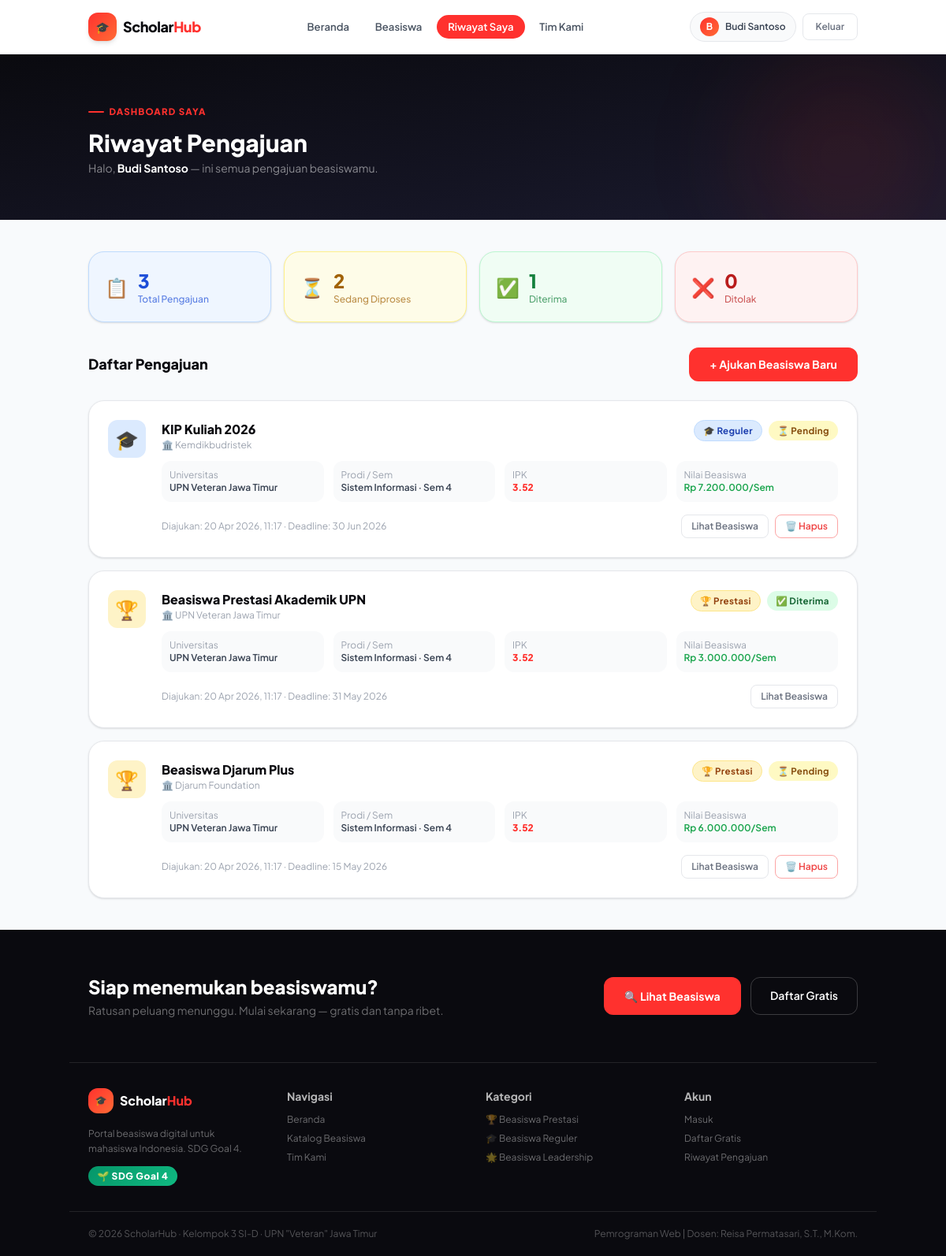
Page /riwayat.php (signed in) on the committed database.
### tables this page shows
CREATE TABLE pengajuan (
    id          INT AUTO_INCREMENT PRIMARY KEY,
    user_id     INT            NOT NULL,
    beasiswa_id INT            NOT NULL,
    universitas VARCHAR(200)   NOT NULL,
    prodi       VARCHAR(150)   NOT NULL,
    semester    TINYINT        NOT NULL,
    ipk         DECIMAL(3, 2)  NOT NULL,
    ukt         BIGINT         NOT NULL DEFAULT 0,
    motivasi    TEXT,
    status      ENUM('Pending','Diterima','Ditolak') DEFAULT 'Pending',
    catatan_admin TEXT         DEFAULT NULL,
    created_at  TIMESTAMP DEFAULT CURRENT_TIMESTAMP,
    updated_at  TIMESTAMP DEFAULT CURRENT_TIMESTAMP ON UPDATE CURRENT_TIMESTAMP,
    FOREIGN KEY (user_id)     REFERENCES users(id)    ON DELETE CASCADE,
    FOREIGN KEY (beasiswa_id) REFERENCES beasiswa(id) ON DELETE CASCADE,
    UNIQUE KEY unik_pengajuan (user_id, beasiswa_id)
);

CREATE TABLE beasiswa (
    id            INT AUTO_INCREMENT PRIMARY KEY,
    nama_beasiswa VARCHAR(200)                              NOT NULL,
    pengelola     VARCHAR(150)                              NOT NULL,
    tipe          ENUM('Prestasi','Reguler','Leadership')  NOT NULL,
    deskripsi     TEXT,
    syarat        TEXT,
    kuota         INT           DEFAULT 50,
    nilai_beasiswa BIGINT       DEFAULT 0,
    deadline      DATE,
    is_active     TINYINT(1)    DEFAULT 1,
    created_at    TIMESTAMP DEFAULT CURRENT_TIMESTAMP
);

### riwayat.php (the view, shortened to what this page needs)
<?php
require_once 'conf.php';
$uid = (int)$_SESSION['user_id'];
$riwayat = mysqli_fetch_all(mysqli_query($conn, "
    SELECT p.*, b.nama_beasiswa, b.pengelola, b.tipe, b.nilai_beasiswa, b.deadline
    FROM pengajuan p
    JOIN beasiswa b ON p.beasiswa_id = b.id
    WHERE p.user_id = $uid
    ORDER BY p.created_at DESC
"), MYSQLI_ASSOC);
$stats = [
    'Pending'  => 0,
    'Diterima' => 0,
    'Ditolak'  => 0,
];
foreach ($riwayat as $r) $stats[$r['status']] = ($stats[$r['status']] ?? 0) + 1;
$tipe_icons = ['Prestasi'=>'🏆','Reguler'=>'🎓','Leadership'=>'🌟'];
?>
<!DOCTYPE html>
<html lang="id">
<head>
  <script src="https://cdn.tailwindcss.com"></script>
  <link rel="stylesheet" href="assets/style.css">
</head>
<body class="bg-[#F8FAFC] min-h-screen flex flex-col">
<?php include 'includes/navbar.php'; ?>
<section class="bg-gradient-to-br from-[#0A0A0F] to-[#1A1A2E] py-14 relative overflow-hidden">
  <div class="absolute top-0 right-0 w-64 h-64 bg-[#FF312E]/10 rounded-full blur-3xl pointer-events-none"></div>
  <div class="container relative z-10">
    <p class="section-label text-[#FF312E]">Dashboard Saya</p>
    <h1 class="text-3xl font-black text-white mb-1">Riwayat Pengajuan</h1>
    <p class="text-white/50 text-sm">Halo, <strong class="text-white"><?= $user_nama ?></strong> — ini semua pengajuan beasiswamu.</p>
  </div>
</section>
<main class="container py-10 flex-1">
  <div class="grid grid-cols-2 md:grid-cols-4 gap-4 mb-8">
    <?php
    $sCards = [
      ['📋', count($riwayat),        'Total Pengajuan',   'bg-blue-50 text-blue-700 border-blue-200'],
      ['⏳', $stats['Pending'],       'Sedang Diproses',   'bg-yellow-50 text-yellow-700 border-yellow-200'],
      ['✅', $stats['Diterima'],      'Diterima',          'bg-green-50 text-green-700 border-green-200'],
      ['❌', $stats['Ditolak'],       'Ditolak',           'bg-red-50 text-red-700 border-red-200'],
    ];
    foreach ($sCards as [$ic, $val, $lbl, $cls]): ?>
    <div class="card p-5 <?= $cls ?> border flex items-center gap-3">
      <span class="text-2xl"><?= $ic ?></span>
      <div>
        <p class="text-2xl font-black"><?= $val ?></p>
        <p class="text-xs font-medium opacity-70"><?= $lbl ?></p>
      </div>
    </div>
    <?php endforeach; ?>
  </div>
  <div class="flex items-center justify-between mb-6">
    <h2 class="text-lg font-black text-[#0A0A0F]">Daftar Pengajuan</h2>
    <a href="catalog.php" class="btn-primary text-sm">+ Ajukan Beasiswa Baru</a>
  </div>
  <?php if (empty($riwayat)): ?>
  <div class="card p-16 text-center">
    <div class="text-6xl mb-4">📭</div>
    <h3 class="text-xl font-black text-gray-700 mb-2">Belum ada pengajuan</h3>
    <p class="text-gray-400 text-sm mb-6">Mulai jelajahi beasiswa dan ajukan lamaranmu!</p>
    <a href="catalog.php" class="btn-primary">Jelajahi Beasiswa</a>
  </div>
  <?php else: ?>
  <div class="space-y-4" id="riwayat-list">
    <?php foreach ($riwayat as $i => $p): ?>
    <div class="card p-6 fade-up-<?= ($i%4)+1 ?>" id="riwayat-item-<?= $p['id'] ?>">
      <div class="flex flex-col md:flex-row gap-5 items-start">
        <div class="w-12 h-12 rounded-xl tipe-icon-<?= strtolower($p['tipe']) ?> flex items-center justify-center text-2xl flex-shrink-0">
          <?= $tipe_icons[$p['tipe']] ?? '🎓' ?>
        </div>
        <div class="flex-1 min-w-0">
          <div class="flex items-start justify-between gap-4 mb-2 flex-wrap">
            <div>
              <h3 class="font-black text-[#0A0A0F] text-base"><?= htmlspecialchars($p['nama_beasiswa']) ?></h3>
              <p class="text-xs text-gray-400">🏛️ <?= htmlspecialchars($p['pengelola']) ?></p>
            </div>
            <div class="flex items-center gap-2 flex-wrap">
              <?= badge_tipe($p['tipe']) ?>
              <?= badge_status($p['status']) ?>
            </div>
          </div>
          <div class="grid grid-cols-2 md:grid-cols-4 gap-3 mt-3">
            <div class="bg-gray-50 rounded-xl p-2.5">
              <p class="text-xs text-gray-400">Universitas</p>
              <p class="text-xs font-semibold text-gray-700 line-clamp-1"><?= htmlspecialchars($p['universitas']) ?></p>
            </div>
            <div class="bg-gray-50 rounded-xl p-2.5">
              <p class="text-xs text-gray-400">Prodi / Sem</p>
              <p class="text-xs font-semibold text-gray-700"><?= htmlspecialchars($p['prodi']) ?> · Sem <?= $p['semester'] ?></p>
            </div>
            <div class="bg-gray-50 rounded-xl p-2.5">
              <p class="text-xs text-gray-400">IPK</p>
              <p class="text-xs font-black text-[#FF312E]"><?= number_format($p['ipk'], 2) ?></p>
            </div>
            <div class="bg-gray-50 rounded-xl p-2.5">
              <p class="text-xs text-gray-400">Nilai Beasiswa</p>
              <p class="text-xs font-semibold text-green-600"><?= rupiah($p['nilai_beasiswa']) ?>/Sem</p>
            </div>
          </div>
          <div class="flex items-center justify-between mt-4 flex-wrap gap-3">
            <p class="text-xs text-gray-400">
              Diajukan: <?= date('d M Y, H:i', strtotime($p['created_at'])) ?>
              · Deadline: <?= date('d M Y', strtotime($p['deadline'])) ?>
            </p>
            <div class="flex gap-2">
              <a href="detail.php?id=<?= $p['beasiswa_id'] ?>" class="btn-ghost text-xs px-3 py-1.5">Lihat Beasiswa</a>
              <?php if ($p['status'] === 'Pending'): ?>
              <button
                type="button"
                class="btn-ghost text-xs px-3 py-1.5 !text-red-500 !border-red-300 hover:!bg-red-50"
                onclick="confirmDelete(<?= $p['id'] ?>, '<?= htmlspecialchars(addslashes($p['nama_beasiswa'])) ?>')"
                id="btn-hapus-<?= $p['id'] ?>">
                🗑️ Hapus
              </button>
              <?php endif; ?>
            </div>
          </div>
        </div>
      </div>
    </div>
    <?php endforeach; ?>
  </div>
  <?php endif; ?>
</main>
<?php include 'includes/footer.php'; ?>
</body>
</html>

### conf.php (shortened to what this page needs)
<?php
function rupiah($n)
{
    return 'Rp ' . number_format($n, 0, ',', '.');
}
function badge_tipe($tipe)
{
    $map = [
        'Prestasi' => ['badge badge-prestasi', '🏆'],
        'Reguler' => ['badge badge-reguler', '🎓'],
        'Leadership' => ['badge badge-leadership', '🌟'],
    ];
    [$cls, $icon] = $map[$tipe] ?? ['badge', ''];
    return "<span class='$cls'>$icon $tipe</span>";
}
function badge_status($status)
{
    $map = [
        'Pending' => 'badge badge-pending',
        'Diterima' => 'badge badge-diterima',
        'Ditolak' => 'badge badge-ditolak',
    ];
    $cls = $map[$status] ?? 'badge';
    $icons = ['Pending' => '⏳', 'Diterima' => '✅', 'Ditolak' => '❌'];
    $icon = $icons[$status] ?? '';
    return "<span class='$cls'>$icon $status</span>";
}
?>

### assets/style.css (style rules this page uses)
:root { --clr-primary: #FF312E; --clr-primary-dk: #CC1A18; --clr-dark: #0A0A0F; --clr-dark2: #1A1A2E; --clr-gray: #6B7280; --clr-light: #F8FAFC; --clr-border: #E5E7EB; --clr-text: #1F2937; --clr-muted: #6B7280; --radius-sm: 8px; --radius-md: 12px; --radius-lg: 20px; --radius-xl: 28px; --shadow-sm: 0 1px 3px rgba(0,0,0,.08), 0 1px 2px rgba(0,0,0,.06); --shadow-md: 0 4px 16px rgba(0,0,0,.10), 0 2px 6px rgba(0,0,0,.06); --shadow-lg: 0 10px 40px rgba(0,0,0,.14), 0 4px 12px rgba(0,0,0,.08); --shadow-xl: 0 20px 60px rgba(0,0,0,.18), 0 8px 20px rgba(0,0,0,.12); --transition: all .22s cubic-bezier(.4,0,.2,1); }
*, *::before, *::after { box-sizing: border-box; margin: 0; padding: 0; }
html { scroll-behavior: smooth; -webkit-font-smoothing: antialiased; }
body { font-family: 'Plus Jakarta Sans', 'Space Grotesk', system-ui, sans-serif; color: var(--clr-text); background: var(--clr-light); line-height: 1.6; }
a { color: inherit; text-decoration: none; }
.btn-primary { display: inline-flex; align-items: center; justify-content: center; gap: 6px; background: var(--clr-primary); color: #fff; font-weight: 700; font-size: .875rem; padding: .6rem 1.5rem; border-radius: var(--radius-md); border: 2px solid var(--clr-primary); cursor: pointer; transition: var(--transition); white-space: nowrap; letter-spacing: .01em; }
.btn-ghost { display: inline-flex; align-items: center; gap: 6px; background: transparent; color: var(--clr-gray); font-weight: 600; font-size: .875rem; padding: .5rem 1rem; border-radius: var(--radius-sm); border: 1.5px solid var(--clr-border); cursor: pointer; transition: var(--transition); }
.badge { display: inline-flex; align-items: center; gap: 4px; font-size: .72rem; font-weight: 700; padding: .25rem .7rem; border-radius: 99px; letter-spacing: .03em; }
.badge-prestasi { background: #FEF3C7; color: #92400E; border: 1px solid #FDE68A; }
.badge-reguler { background: #DBEAFE; color: #1E40AF; border: 1px solid #BFDBFE; }
.badge-pending { background: #FEF9C3; color: #854D0E; }
.badge-diterima { background: #DCFCE7; color: #166534; }
.card { background: #fff; border-radius: var(--radius-lg); border: 1px solid var(--clr-border); box-shadow: var(--shadow-sm); transition: var(--transition); overflow: hidden; }
.fade-up-1 { animation: fadeUp .55s .1s ease both; }
.fade-up-2 { animation: fadeUp .55s .2s ease both; }
.fade-up-3 { animation: fadeUp .55s .3s ease both; }
.section-label { display: inline-flex; align-items: center; gap: .4rem; font-size: .72rem; font-weight: 800; letter-spacing: .1em; text-transform: uppercase; color: var(--clr-primary); margin-bottom: .75rem; }
.section-label::before { content: ''; display: inline-block; width: 20px; height: 2px; background: var(--clr-primary); border-radius: 99px; }
.tipe-icon-prestasi { background: #FEF3C7; }
.tipe-icon-reguler { background: #DBEAFE; }
.container { width: 100%; max-width: 1280px; margin: 0 auto; padding: 0 1.5rem; }

### rows in the picture
pengajuan: beasiswa.tipe "🎓", beasiswa.nama_beasiswa "KIP Kuliah 2026", beasiswa.pengelola "Kemdikbudristek", icon "🎓", beasiswa.tipe "Reguler", status "⏳", status "Pending", universitas "UPN Veteran Jawa Timur", prodi "Sistem Informasi", semester "4", ipk "3.52", beasiswa.nilai_beasiswa "Rp 7.200.000", created_at "20 Apr 2026, 11:17", beasiswa.deadline "30 Jun 2026"
pengajuan: beasiswa.tipe "🏆", beasiswa.nama_beasiswa "Beasiswa Prestasi Akademik UPN", beasiswa.pengelola "UPN Veteran Jawa Timur", icon "🏆", beasiswa.tipe "Prestasi", status "✅", status "Diterima", universitas "UPN Veteran Jawa Timur", prodi "Sistem Informasi", semester "4", ipk "3.52", beasiswa.nilai_beasiswa "Rp 3.000.000", created_at "20 Apr 2026, 11:17", beasiswa.deadline "31 May 2026"
pengajuan: beasiswa.tipe "🏆", beasiswa.nama_beasiswa "Beasiswa Djarum Plus", beasiswa.pengelola "Djarum Foundation", icon "🏆", beasiswa.tipe "Prestasi", status "⏳", status "Pending", universitas "UPN Veteran Jawa Timur", prodi "Sistem Informasi", semester "4", ipk "3.52", beasiswa.nilai_beasiswa "Rp 6.000.000", created_at "20 Apr 2026, 11:17", beasiswa.deadline "15 May 2026"

### other values in the picture
mb_substr($user_nama, 0, 1) "B"
$user_nama "Budi Santoso"
$ic "📋"
$val "3"
$lbl "Total Pengajuan"
$ic "⏳"
$val "2"
$lbl "Sedang Diproses"
$ic "✅"
$val "1"
$lbl "Diterima"
$ic "❌"
$val "0"
$lbl "Ditolak"
